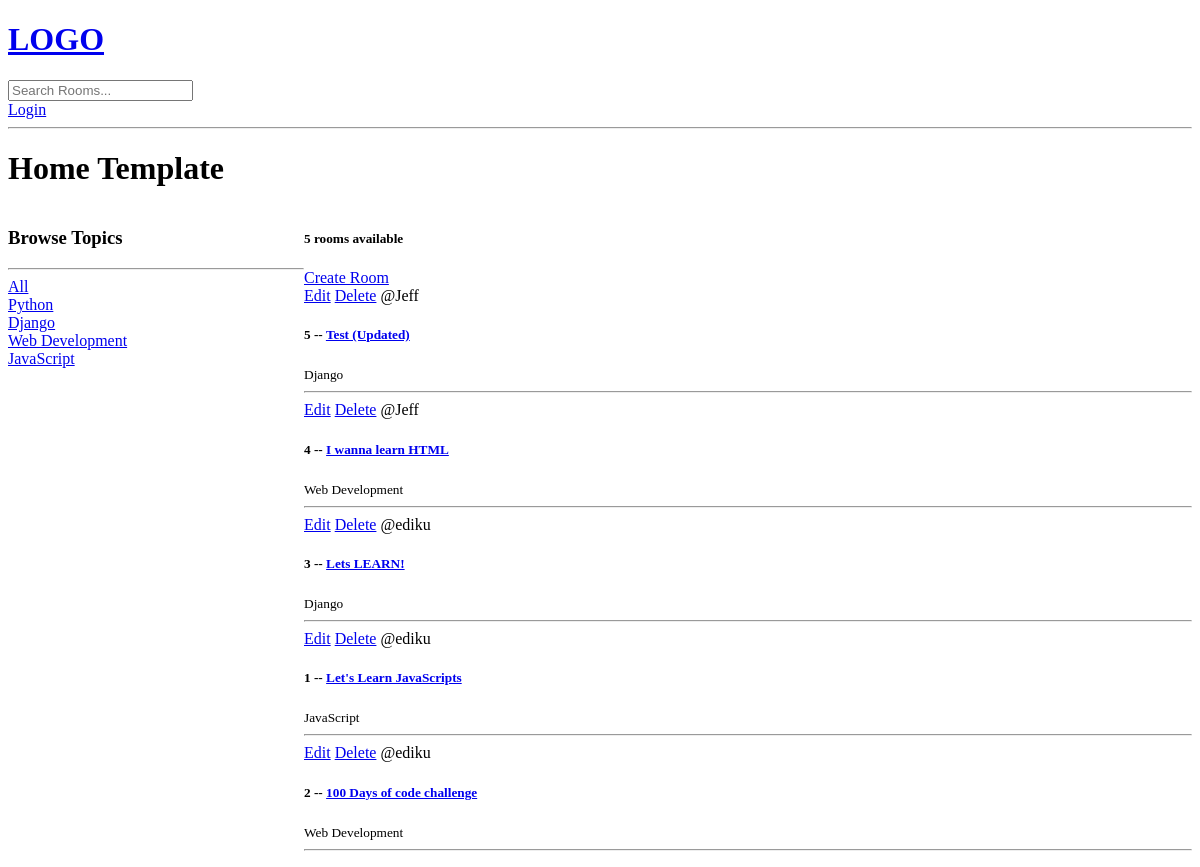
The app's page /, older data.
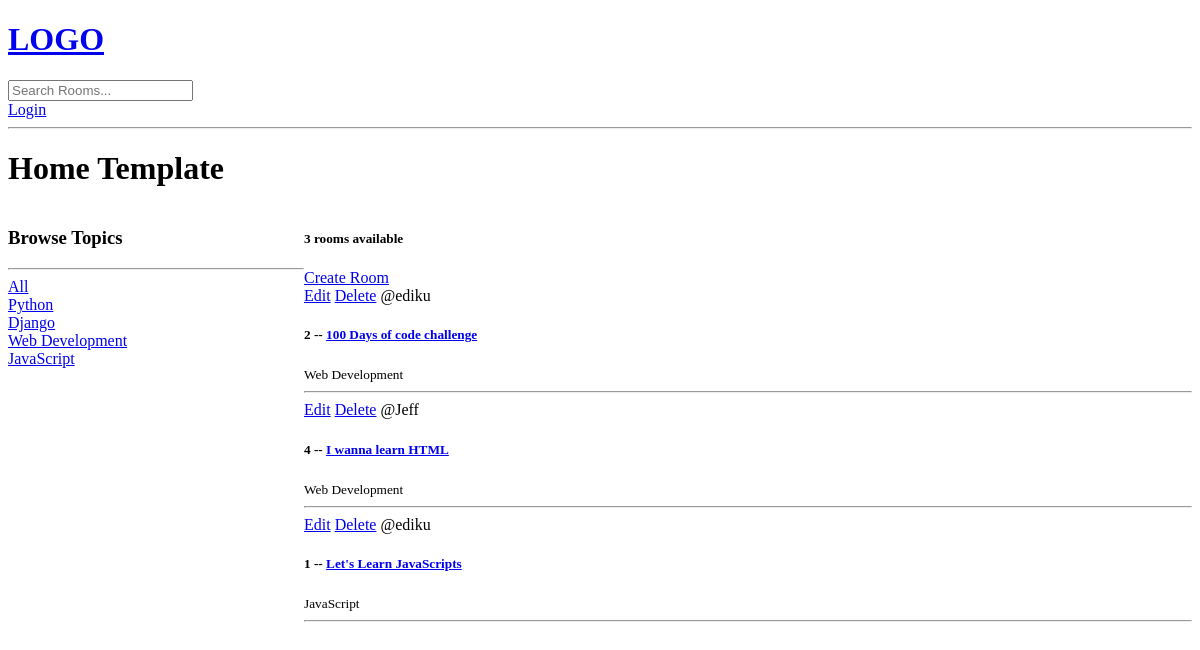
The same page, newer data.
### base/models.py (models this page shows, shortened)
class Topic(models.Model):
    name = models.CharField(max_length=200)

class Room(models.Model):
    host = models.ForeignKey(User, on_delete=models.SET_NULL, null=True)
    topic = models.ForeignKey(Topic, on_delete=models.SET_NULL, null=True)
    name = models.CharField(max_length=200)
    description = models.TextField(null=True, blank=True)
    updated = models.DateTimeField(auto_now=True)
    created = models.DateTimeField(auto_now_add=True)
    class Meta:
        ordering = ['-updated', '-created']

### base/views.py (the view)
# urls.py: path('', views.home, name="home"),
def home(request):
    q = request.GET.get('q') if request.GET.get('q') != None else ''
    rooms = Room.objects.filter(
        Q(topic__name__icontains=q) |
        Q(name__icontains=q) |
        Q(description__icontains=q)
    )
    topics = Topic.objects.all()
    room_count = rooms.count()
    context = {'rooms': rooms, 'topics': topics, 'room_count': room_count}
    return render(request, 'base/home.html', context)

### base/templates/base/home.html (shortened to what this page needs)
{% extends 'main.html' %}
{% block content %}
<h1>Home Template</h1>
<div class="home-container">
    <div>
        <h3>Browse Topics</h3>
        <hr>
        <div>
            <a href="{% url 'home' %}">All</a>
        </div>
        {% for topic in topics %}
            <div>
                <a href="{% url 'home' %}?q={{topic.name}}">{{topic.name}}</a>
            </div>
        {% endfor %}
    </div>
    <div>
        <h5>{{room_count}} rooms available</h5>
        <a href="{% url 'create-room' %}">Create Room</a>
        <div>
            {% for room in rooms %}
            <div>
                <a href="{% url 'update-room' room.id %}">Edit</a>
                <a href="{% url 'delete-room' room.id %}">Delete</a>
                <span>@{{room.host.username}}</span>
                <h5>{{room.id}} -- <a href="{% url 'room' room.id %}">{{room.name}}</a></h5>
                <small>{{room.topic.name}}</small>
                <hr>
            </div>
            {% endfor %}
        </div>
    </div>
</div>
{% endblock content %}

### templates/main.html (shortened to what this page needs)
<!DOCTYPE html>
<html>
<head>
</head>
<body>
    {% include 'navbar.html' %}
    {% block content %}
    {% endblock %}
</body>
</html>

### templates/navbar.html
<a href="/">
    <h1>LOGO</h1>
</a>
<form method="GET" action="{% url 'home' %}">
    <input type="text" name="q" placeholder="Search Rooms..."/>
</form>
<a href="{% url 'login' %}">Login</a>
<hr>

### base/templates/base/home.html (style rules this page uses)
.home-container { display: grid; grid-template-columns: 1fr 3fr; }

Row changes from the older to the newer data that the page shows:
removed Room: host.username "Jeff", id "5", name "Test (Updated)", topic.name "Django"
removed Room: host.username "ediku", id "3", name "Lets LEARN!", topic.name "Django"
changed Room "100 Days of code challenge": moves up the list
Text that changed along with them:
{{ room_count }}: "5" → "3"
